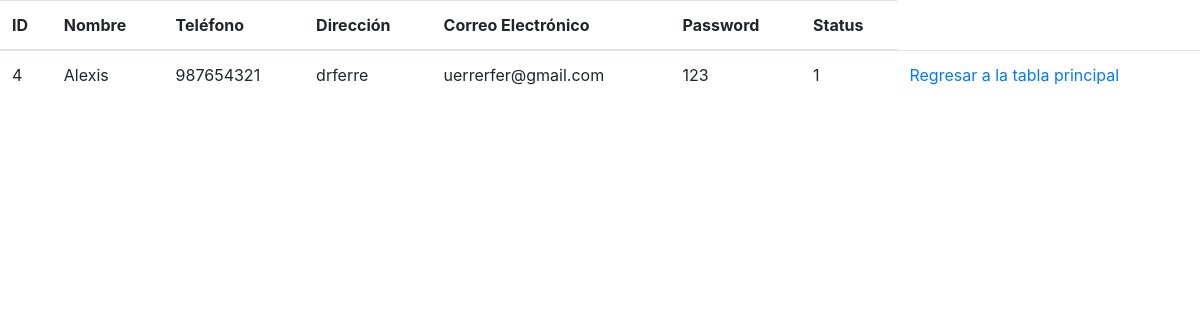
The app's page /MODULOS/USUARIOS/detalle_usuarios.php?id=4 with its own data.
### tables this page shows
CREATE TABLE IF NOT EXISTS `usuario` (
  `ID_User` int(11) NOT NULL AUTO_INCREMENT,
  `Nombre_User` varchar(100) NOT NULL,
  `Telefono_User` varchar(20) NOT NULL,
  `Direccion_User` varchar(150) NOT NULL,
  `Correo_User` varchar(100) NOT NULL,
  `Password_User` varchar(15) NOT NULL,
  `Status` int(1) NOT NULL DEFAULT '1',
  PRIMARY KEY (`ID_User`)
);

### MODULOS/USUARIOS/detalle_usuarios.php (the view, shortened to what this page needs)
<!DOCTYPE html>
<html lang="es-MX">
<head>
<link rel="stylesheet" href="https://stackpath.bootstrapcdn.com/bootstrap/4.5.0/css/bootstrap.min.css">
</head>
<body>
  <?php
  require_once 'conexion.php';
  ?>
  <div class="table-reponsive">
    <table class="table table-stripped">
    <thead>
      <tr>
        <th>ID</th>
        <th>Nombre</th>
        <th>Teléfono</th>
        <th>Dirección</th>
        <th>Correo Electrónico</th>
        <th>Password</th>
        <th>Status</th>
      </tr>
    </thead>
    <tbody>
      <?php
      $id = $_GET['id'];
      $Consulta = "SELECT * FROM usuario  WHERE ID_User = $id";
      $Resultado = mysqli_query($mysqli, $Consulta);
      $Fila = mysqli_fetch_array($Resultado);
      ?>
      <tr>
        <td><?php echo $Fila["ID_User"]; ?></td>
        <td><?php echo $Fila["Nombre_User"]; ?></td>
        <td><?php echo $Fila["Telefono_User"]; ?></td>
        <td><?php echo $Fila["Direccion_User"]; ?></td>
        <td><?php echo $Fila["Correo_User"]; ?></td>
        <td><?php echo $Fila["Password_User"]; ?></td>
        <td><?php echo $Fila["Status"]; ?></td>
        <td><a href="index.php">Regresar a la tabla principal</a></td>
      </tr>
    </tbody>
    </table>
  </div>
</body>
</html>

### records on screen
usuario: ID_User "4", Nombre_User "Alexis", Telefono_User "987654321", Direccion_User "drferre", Correo_User "uerrerfer@gmail.com", Password_User "123", Status "1"
